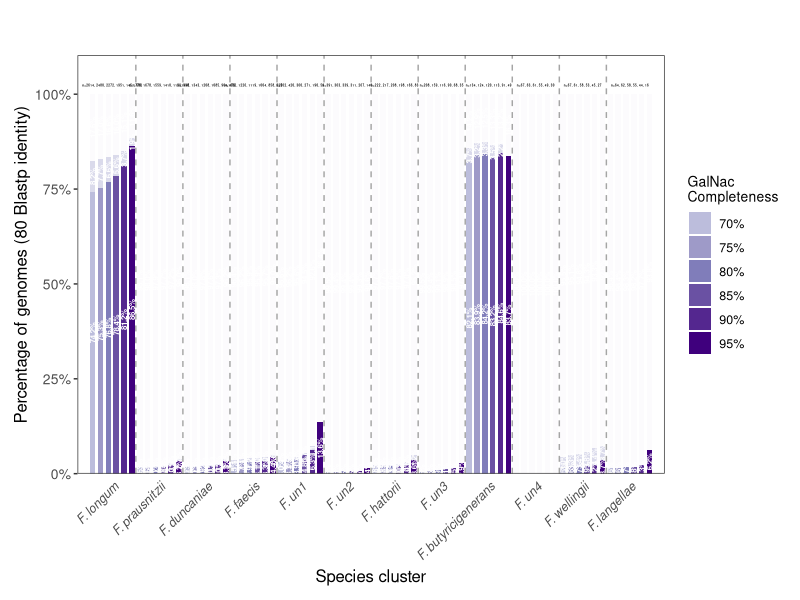
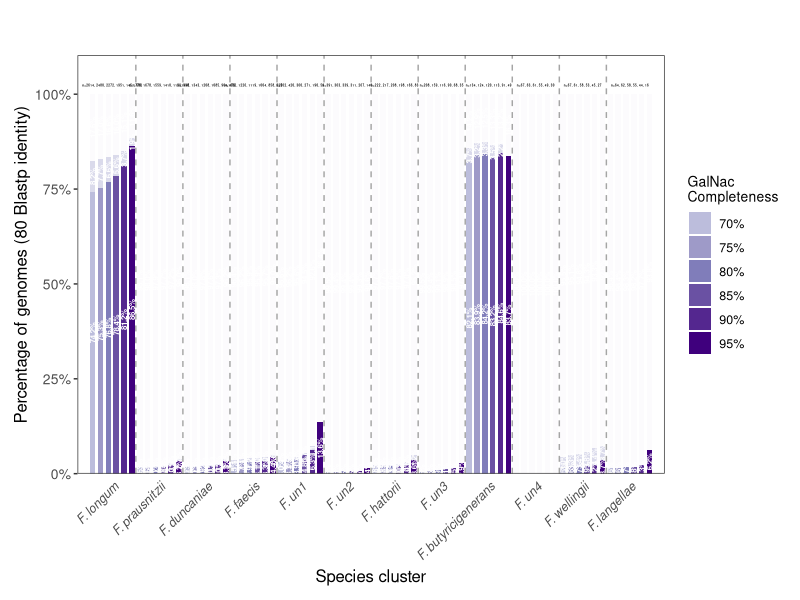

The R source for these figures, in order:
# Load packages
library(tidyverse)
library(ggplot2)
library(scales)

# Import data
data <- data.frame(
  Threshold = c("com70", "com75", "com80", "com85", "com90", "com95",
                "total_70", "total_75", "total_80", "total_85", "total_90", "total_95"),
  F.longum = c(1940, 1868, 1745, 1529, 1178, 588,
               2614, 2480, 2272, 1951, 1451, 680),
  F.prausnitzii = c(27, 27, 27, 26, 26, 18,
                    1776, 1678, 1559, 1410, 1150, 556),
  F.duncaniae = c(24, 23, 23, 23, 21, 16,
                  1448, 1343, 1208, 1085, 904, 479),
  F.faecis = c(33, 33, 33, 31, 28, 23,
               1332, 1226, 1119, 1004, 858, 523),
  F.un1 = c(15, 14, 14, 13, 12, 8,
            502, 420, 360, 271, 190, 59),
  F.un2 = c(2, 2, 2, 2, 2, 2,
            391, 363, 339, 311, 267, 140),
  F.hattorii = c(4, 4, 4, 4, 4, 3,
                 222, 217, 208, 198, 166, 83),
  F.un3 = c(1, 1, 1, 1, 1, 1,
            208, 159, 116, 90, 68, 35),
  F.butyricigenerans = c(110, 104, 101, 94, 77, 41,
                         134, 124, 120, 113, 91, 49),
  F.un4 = c(0, 0, 0, 0, 0, 0,
            67, 63, 61, 55, 49, 30),
  F.wellingii = c(1, 1, 1, 1, 1, 1,
                  67, 61, 58, 53, 45, 27),
  F.langellae = c(1, 1, 1, 1, 1, 1,
                  64, 62, 58, 55, 44, 16)
)

unknown_data <- data.frame(
  Threshold = c("com70", "com75", "com80", "com85", "com90", "com95"),
  F.longum = c(215, 190, 150, 109, 54, 13),
  F.prausnitzii = c(6, 6, 6, 6, 6, 4),
  F.duncaniae = c(4, 4, 3, 3, 3, 2),
  F.faecis = c(15, 14, 13, 10, 9, 3),
  F.un1 = c(2, 2, 2, 2, 2, 0),
  F.un2 = c(0, 0, 0, 0, 0, 0),
  F.hattorii = c(1, 1, 1, 1, 1, 1),
  F.un3 = c(0, 0, 0, 0, 0, 0),
  F.butyricigenerans = c(5, 4, 4, 4, 2, 0),
  F.un4 = c(0, 0, 0, 0, 0, 0),
  F.wellingii = c(2, 2, 2, 2, 2, 1),
  F.langellae = c(0, 0, 0, 0, 0, 0)
)

completeness_data <- data[1:6, ]
total_data <- data[7:12, ]

# Convert data
completeness_long <- completeness_data %>%
  pivot_longer(
    cols = -Threshold,
    names_to = "Species",
    values_to = "Yes"
  ) %>%
  mutate(
    Species = factor(Species, levels = c(
      "F.longum", "F.prausnitzii", "F.duncaniae", 
      "F.faecis", "F.un1", "F.un2", "F.hattorii", 
      "F.un3", "F.butyricigenerans", "F.un4", 
      "F.wellingii", "F.langellae"
    )),
    Threshold = factor(Threshold, levels = c("com70", "com75", "com80", 
                                             "com85", "com90", "com95")),
    Threshold_num = str_extract(Threshold, "\\d+")
  )

total_long <- total_data %>%
  pivot_longer(
    cols = -Threshold,
    names_to = "Species",
    values_to = "Total"
  ) %>%
  mutate(
    Species = factor(Species, levels = levels(completeness_long$Species)),
    Threshold_num = str_extract(Threshold, "\\d+"),
    Threshold = str_replace(Threshold, "total_", "com")
  )

unknown_long <- unknown_data %>%
  pivot_longer(
    cols = -Threshold,
    names_to = "Species",
    values_to = "Unknown"
  ) %>%
  mutate(
    Species = factor(Species, levels = levels(completeness_long$Species)),
    Threshold = factor(Threshold, levels = c("com70", "com75", "com80", 
                                             "com85", "com90", "com95")),
    Threshold_num = str_extract(Threshold, "\\d+")
  )

# Merge data
merged_data <- completeness_long %>%
  left_join(total_long %>% select(Species, Threshold_num, Total), 
            by = c("Species", "Threshold_num")) %>%
  left_join(unknown_long %>% select(Species, Threshold_num, Unknown), 
            by = c("Species", "Threshold_num")) %>%
  select(-Threshold_num) %>%
  mutate(
    No = Total - Yes - Unknown,
    Yes_pct = Yes / Total,
    Unknown_pct = Unknown / Total,
    No_pct = No / Total
  )

plot_data <- merged_data %>%
  select(Species, Threshold, Yes, Unknown, No, Yes_pct, Unknown_pct, No_pct, Total) %>%
  pivot_longer(
    cols = c(Yes, Unknown, No),
    names_to = "Category",
    values_to = "Count"
  ) %>%
  pivot_longer(
    cols = c(Yes_pct, Unknown_pct, No_pct),
    names_to = "Category_pct",
    values_to = "Percentage"
  ) %>%
  filter(
    (Category == "Yes" & Category_pct == "Yes_pct") |
      (Category == "Unknown" & Category_pct == "Unknown_pct") |
      (Category == "No" & Category_pct == "No_pct")
  ) %>%
  mutate(
    Category = factor(Category, levels = c("No", "Unknown", "Yes")),
    Percentage_label = ifelse(Count > 0 & Percentage > 0, 
                              percent(Percentage, accuracy = 0.1), 
                              "")
  )

# Set species group
plot_data <- plot_data %>%
  mutate(
    Threshold_Category = paste(Threshold, Category, sep = "_"),
    Species_num = as.numeric(Species),
    Threshold_num = as.numeric(Threshold),
    x_pos = (Species_num - 1) * 6 + as.numeric(factor(Threshold, levels = c("com70", "com75", "com80", "com85", "com90", "com95")))
  )

# Color mapping
color_mapping <- c(
  # com70
  "com70_No" = "#FCFBFD",
  "com70_Unknown" = "#DADAEB",
  "com70_Yes" = "#BCBDDC",
  
  # com75
  "com75_No" = "#FCFBFD",
  "com75_Unknown" = "#DADAEB",
  "com75_Yes" = "#9E9AC8",
  
  # com80
  "com80_No" = "#FCFBFD",
  "com80_Unknown" = "#DADAEB",
  "com80_Yes" = "#807DBA",
  
  # com85
  "com85_No" = "#FCFBFD",
  "com85_Unknown" = "#DADAEB",
  "com85_Yes" = "#6A51A3",
  
  # com90
  "com90_No" = "#FCFBFD",
  "com90_Unknown" = "#DADAEB",
  "com90_Yes" = "#54278F",
  
  # com95
  "com95_No" = "#FCFBFD",
  "com95_Unknown" = "#DADAEB",
  "com95_Yes" = "#3F007D"
)

legend_color_mapping <- c(
  "com70" = "#BCBDDC",
  "com75" = "#9E9AC8",
  "com80" = "#807DBA",
  "com85" = "#6A51A3",
  "com90" = "#54278F",
  "com95" = "#3F007D"
)

# Set species labels
species_total_labels <- merged_data %>%
  arrange(Species, Threshold) %>%
  group_by(Species) %>%
  summarize(
    total_70 = Total[Threshold == "com70"],
    total_75 = Total[Threshold == "com75"],
    total_80 = Total[Threshold == "com80"],
    total_85 = Total[Threshold == "com85"],
    total_90 = Total[Threshold == "com90"],
    total_95 = Total[Threshold == "com95"],
    .groups = "drop"
  ) %>%
  mutate(
    total_label = paste("n=", total_70, ", ", total_75, ", ", total_80, ", ",
                        total_85, ", ", total_90, ", ", total_95, sep = ""),
    Species_num = as.numeric(Species),
    x_center = (Species_num - 1) * 6 + 3.5
  )

species_count <- length(levels(plot_data$Species))
x_breaks <- seq(from = 3.5, by = 6, length.out = species_count)

species_labels <- c(
  expression(italic("F. longum")),
  expression(italic("F. prausnitzii")),
  expression(italic("F. duncaniae")),
  expression(italic("F. faecis")),
  expression(italic("F. un1")),
  expression(italic("F. un2")),
  expression(italic("F. hattorii")),
  expression(italic("F. un3")),
  expression(italic("F. butyricigenerans")),
  expression(italic("F. un4")),
  expression(italic("F. wellingii")),
  expression(italic("F. langellae"))
)

# Print and save
p <- ggplot(plot_data, aes(x = x_pos, y = Percentage, fill = Threshold_Category)) +
  geom_bar(stat = "identity", width = 0.7) +
  theme_minimal() +
  labs(
    title = "", 
    x = "Species cluster", 
    y = "Percentage of genomes (80 Blastp identity)", 
    fill = "GalNac\nCompleteness"
  ) +
  geom_text(
    aes(label = Percentage_label, 
        color = Category),
    position = position_stack(vjust = 0.5),
    size = 2,
    fontface = "bold",
    angle = 90,
    na.rm = TRUE
  ) +
  scale_color_manual(
    values = c("Yes" = "white", "Unknown" = "white", "No" = "white"),
    guide = "none"
  ) +
  geom_text(
    data = species_total_labels,
    aes(x = x_center, y = 1.02, label = total_label),
    inherit.aes = FALSE,
    size = 0.75,
    fontface = "bold",
    vjust = 0
  ) +
  scale_fill_manual(
    values = color_mapping,
    guide = guide_legend(
      override.aes = list(
        fill = legend_color_mapping
      )
    ),
    labels = c("70%", "75%", "80%", "85%", "90%", "95%"),
    breaks = paste(names(legend_color_mapping), "Yes", sep = "_")
  ) +
  scale_x_continuous(
    breaks = x_breaks,
    labels = species_labels,
    limits = c(0.5, max(plot_data$x_pos) + 0.5),
    expand = expansion(mult = 0.02)
  ) +
  scale_y_continuous(
    labels = percent_format(),
    limits = c(0, 1.05),
    expand = expansion(mult = c(0, 0.05))
  ) +
  theme_bw() +
  theme(
    text = element_text(family = "", size = 12, face = 'plain'),
    axis.text.y = element_text(size = 10),
    axis.text.x = element_text(
      angle = 45,
      hjust = 1,
      vjust = 1,
      family = '',
      size = 9,
      face = 'italic'
    ),
    axis.ticks.x = element_blank(),
    panel.grid.major = element_blank(),
    panel.grid.minor = element_blank(),
    strip.text = element_text(size = 12),
    legend.text = element_text(size = 9),
    legend.title = element_text(size = 10),
    legend.position = 'right',
    plot.margin = margin(20, 10, 10, 10)
  ) +
  geom_vline(
    xintercept = seq(6.5, by = 6, length.out = species_count - 1),
    linetype = "dashed",
    color = "gray50",
    alpha = 0.7
  )
print(p)
ggsave(filename = "GalNac_completeness_all_v2.pdf", plot = p, width = 8, height = 6)
